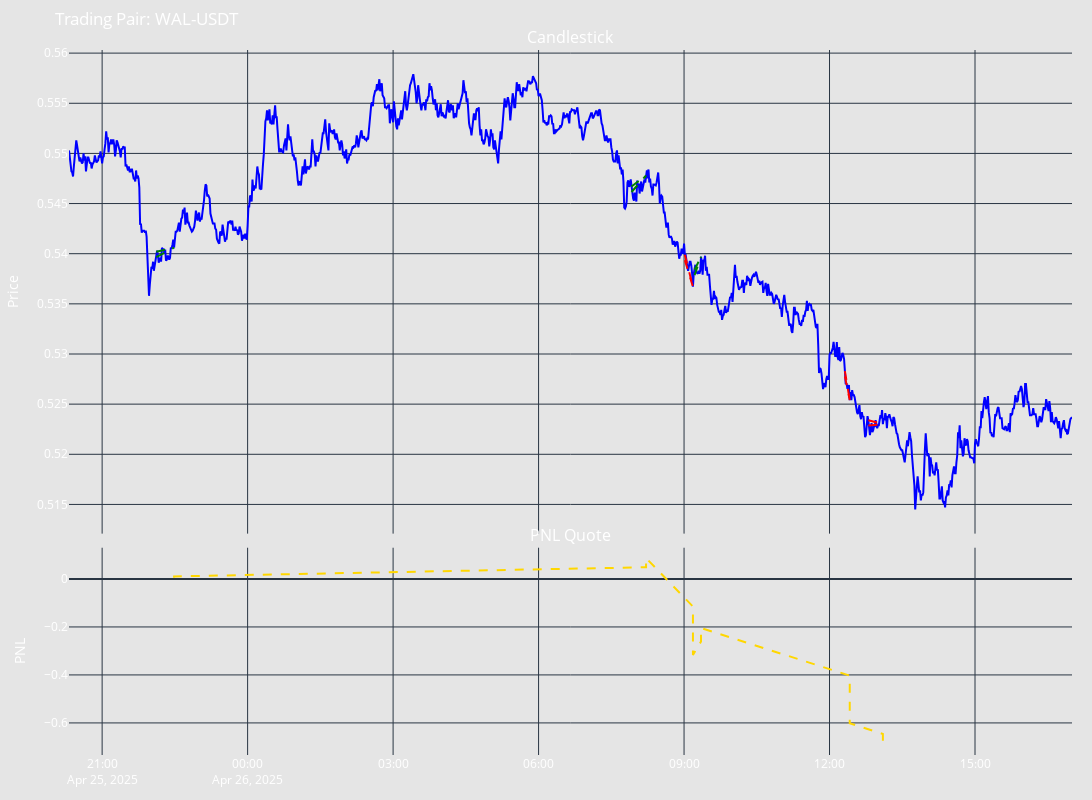

Notebook code for this chart:
### Code cell
# Let's see what is inside the backtesting results
print(backtesting_result.get_results_summary())
backtesting_result.get_backtesting_figure()

### Figure 1 — Plotly figure (JSON) as saved in the notebook; plotly's stock layout.template omitted (floating-point values rounded to 4 significant figures; data arrays with more than 128 entries replaced by an {"elided": "..."} marker saying what was removed)
{"data": [{"line": {"color": "blue"}, "mode": "lines", "type": "scatter", "x": {"elided": "1242 str values"}, "xaxis": "x", "y": {"elided": "1242 float values"}, "yaxis": "y"}, {"line": {"color": "green", "dash": "dash", "width": 2}, "mode": "lines", "name": "Buy Executor", "showlegend": false, "type": "scatter", "x": ["2025-04-25T22:07:00", "2025-04-25T22:29:00"], "xaxis": "x", "y": [0.5402, 0.5406], "yaxis": "y"}, {"line": {"color": "green", "dash": "dash", "width": 2}, "mode": "lines", "name": "Buy Executor", "showlegend": false, "type": "scatter", "x": ["2025-04-25T22:07:00", "2025-04-25T22:29:00"], "xaxis": "x", "y": [0.5397, 0.5406], "yaxis": "y"}, {"line": {"color": "green", "dash": "dash", "width": 2}, "mode": "lines", "name": "Buy Executor", "showlegend": false, "type": "scatter", "x": ["2025-04-26T07:55:00", "2025-04-26T08:13:00"], "xaxis": "x", "y": [0.5467, 0.5478], "yaxis": "y"}, {"line": {"color": "green", "dash": "dash", "width": 2}, "mode": "lines", "name": "Buy Executor", "showlegend": false, "type": "scatter", "x": ["2025-04-26T07:55:00", "2025-04-26T08:13:00"], "xaxis": "x", "y": [0.5462, 0.5478], "yaxis": "y"}, {"line": {"color": "red", "dash": "dash", "width": 2}, "mode": "lines", "name": "Buy Executor", "showlegend": false, "type": "scatter", "x": ["2025-04-26T09:01:00", "2025-04-26T09:11:00"], "xaxis": "x", "y": [0.5399, 0.5367], "yaxis": "y"}, {"line": {"color": "red", "dash": "dash", "width": 2}, "mode": "lines", "name": "Buy Executor", "showlegend": false, "type": "scatter", "x": ["2025-04-26T09:01:00", "2025-04-26T09:11:00"], "xaxis": "x", "y": [0.5394, 0.5367], "yaxis": "y"}, {"line": {"color": "green", "dash": "dash", "width": 2}, "mode": "lines", "name": "Buy Executor", "showlegend": false, "type": "scatter", "x": ["2025-04-26T09:13:00", "2025-04-26T09:21:00"], "xaxis": "x", "y": [0.5384, 0.5397], "yaxis": "y"}, {"line": {"color": "green", "dash": "dash", "width": 2}, "mode": "lines", "name": "Buy Executor", "showlegend": false, "type": "scatter", "x": ["2025-04-26T09:13:00", "2025-04-26T09:21:00"], "xaxis": "x", "y": [0.5379, 0.5397], "yaxis": "y"}, {"line": {"color": "red", "dash": "dash", "width": 2}, "mode": "lines", "name": "Buy Executor", "showlegend": false, "type": "scatter", "x": ["2025-04-26T12:19:00", "2025-04-26T12:25:00"], "xaxis": "x", "y": [0.5283, 0.5254], "yaxis": "y"}, {"line": {"color": "red", "dash": "dash", "width": 2}, "mode": "lines", "name": "Buy Executor", "showlegend": false, "type": "scatter", "x": ["2025-04-26T12:19:00", "2025-04-26T12:25:00"], "xaxis": "x", "y": [0.5278, 0.5254], "yaxis": "y"}, {"line": {"color": "red", "dash": "dash", "width": 2}, "mode": "lines", "name": "Buy Executor", "showlegend": false, "type": "scatter", "x": ["2025-04-26T12:48:00", "2025-04-26T13:06:00"], "xaxis": "x", "y": [0.5234, 0.523], "yaxis": "y"}, {"line": {"color": "red", "dash": "dash", "width": 2}, "mode": "lines", "name": "Buy Executor", "showlegend": false, "type": "scatter", "x": ["2025-04-26T12:48:00", "2025-04-26T13:06:00"], "xaxis": "x", "y": [0.5229, 0.523], "yaxis": "y"}, {"line": {"color": "gold", "dash": "dash", "width": 2}, "mode": "lines", "name": "Cumulative PNL", "type": "scatter", "x": ["2025-04-25T22:29:00.000000000", "2025-04-25T22:29:00.000000000", "2025-04-26T08:13:00.000000000", "2025-04-26T08:13:00.000000000", "2025-04-26T09:11:00.000000000", "2025-04-26T09:11:00.000000000", "2025-04-26T09:21:00.000000000", "2025-04-26T09:21:00.000000000", "2025-04-26T12:25:00.000000000", "2025-04-26T12:25:00.000000000", "2025-04-26T13:06:00.000000000", "2025-04-26T13:06:00.000000000"], "xaxis": "x2", "y": [0.005301, 0.0106, 0.04876, 0.08692, -0.1151, -0.3171, -0.2608, -0.2045, -0.4029, -0.6012, -0.6458, -0.6905], "yaxis": "y2"}], "layout": {"annotations": [{"font": {"size": 16}, "showarrow": false, "text": "Candlestick", "x": 0.5, "xanchor": "center", "xref": "paper", "y": 1, "yanchor": "bottom", "yref": "paper"}, {"font": {"size": 16}, "showarrow": false, "text": "PNL Quote", "x": 0.5, "xanchor": "center", "xref": "paper", "y": 0.294, "yanchor": "bottom", "yref": "paper"}], "font": {"color": "white", "size": 12}, "height": 800, "hovermode": "x unified", "margin": {"b": 20, "l": 20, "r": 20, "t": 50}, "paper_bgcolor": "rgba(0, 0, 0, 0.1)", "plot_bgcolor": "rgba(0, 0, 0, 0)", "showlegend": false, "title": {"text": "Trading Pair: WAL-USDT"}, "width": 1200, "xaxis": {"anchor": "y", "domain": [0, 1], "matches": "x2", "rangeslider": {"visible": false}, "showticklabels": false}, "xaxis2": {"anchor": "y2", "domain": [0, 1]}, "yaxis": {"anchor": "x", "domain": [0.314, 1], "title": {"text": "Price"}}, "yaxis2": {"anchor": "x2", "domain": [0, 0.294], "title": {"text": "PNL"}}}}
